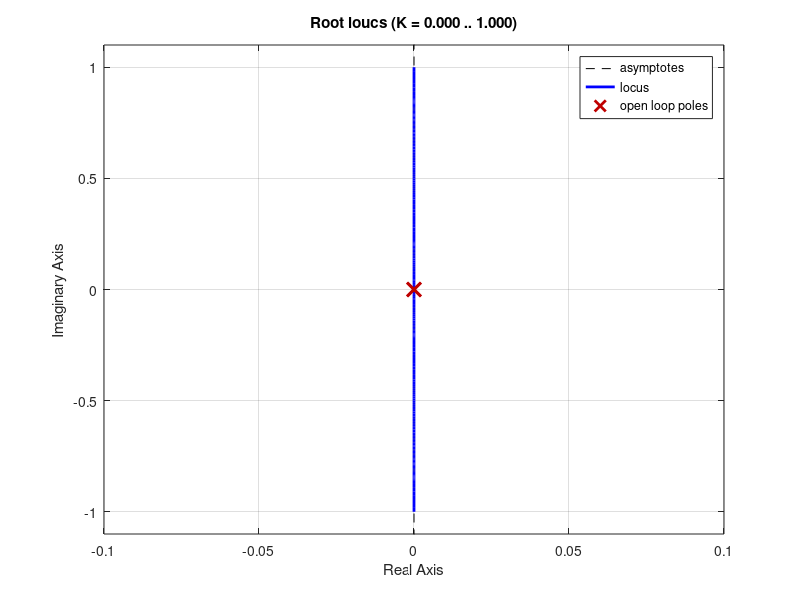
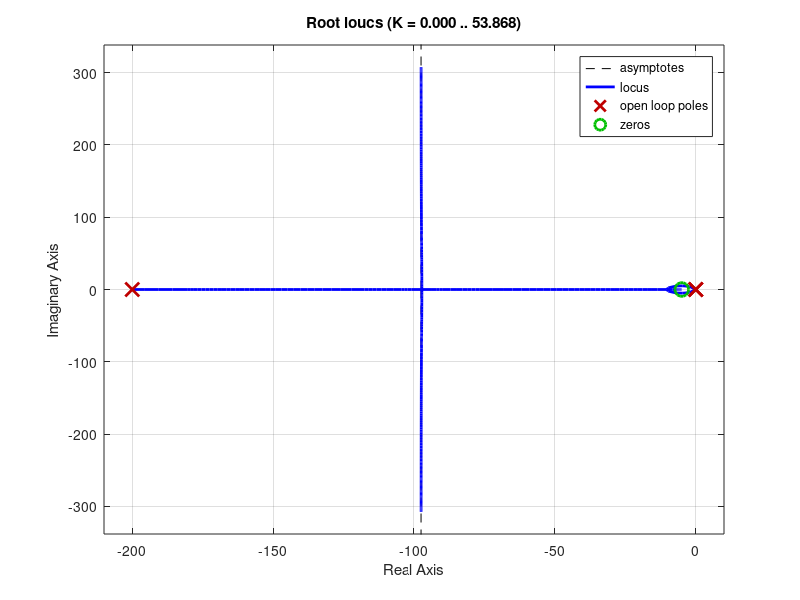
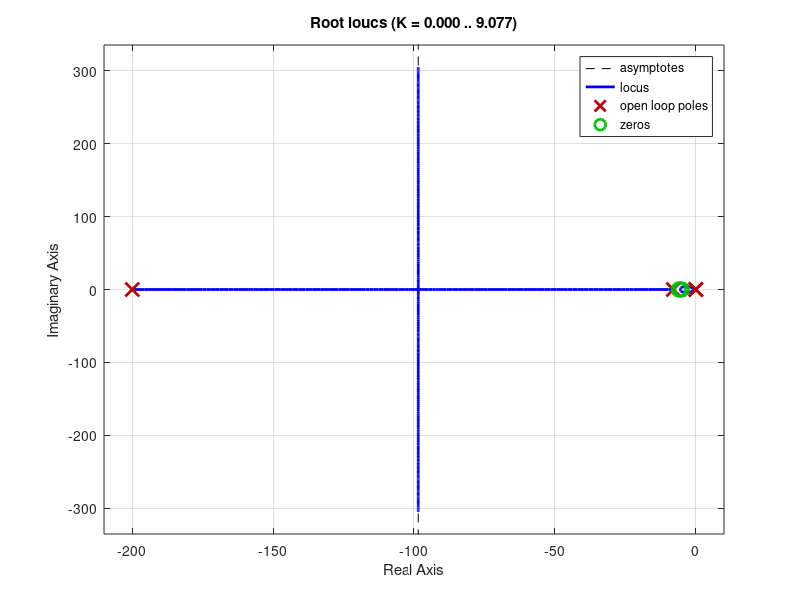
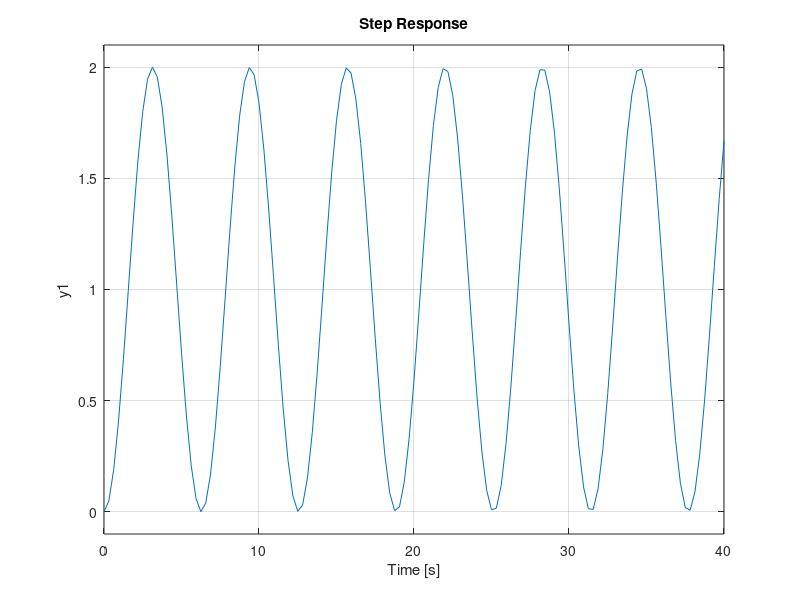

Source code (MATLAB) for these figures, in order: (Note: this script raises an error after producing the figures.)
close all;
clear all;
clc;

s=tf('s');
g=(1)/(s)^2;
c=(s+5)/(s+200);
d=(s+6)/(s+8);


k1=1;
k2=1950;
k3=11349.4;


figure;
rlocus(k1*g);
grid on

figure;
rlocus(k2*g*c);
grid on


figure;
rlocus(k3*g*c*d);
grid on


T1=k1*g/(1+k1*g)
figure;
step(T1);


T2=k2*c*g/(1+k2*c*g)
figure;
step(T2);
grid minor
bode(k2*g*c);

T3=k3*c*g*d/(1+k3*c*g*d)
figure;
step(T3);
grid minor

figure;
bode(k3*g*c*d);

 sisotool(k2*g*c);
sisotool(k3*g*c*d);